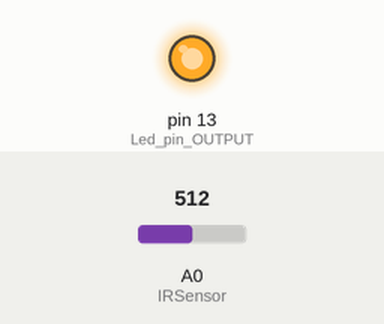
Simulated run of this sketch. Board: Arduino Uno, built with avr-gcc and run on an emulated ATmega328P. Shown: output pins drawn as LEDs (lit = HIGH). The test bench sets the inputs (shaded band); at power-on: A0 (IRSensor) = 512. What the sketch prints to the serial monitor is not drawn.

Above: at 0.2 s.
Timing chart, 0 to 1.7 s (numbered marks = the images above):
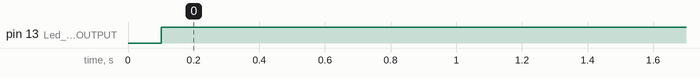

Measured:
- by itself, pin 13 (Led_pin_OUTPUT): LOW → HIGH at 0.10 s

The sketch:

temp2.ino
```cpp
int IRSensor = A0; // connect ir sensor to arduino pin 2


void setup()
{


  pinMode (IRSensor, INPUT); // sensor pin INPUT
  pinMode (LED_BUILTIN, OUTPUT); // Led pin OUTPUT
  Serial.begin(9600);
}

void loop()
{
  int statusSensor = analogRead (IRSensor);
  Serial.println(statusSensor);
  delay(100);        // delay in between reads for stability

  if (statusSensor == 1){
    digitalWrite(LED_BUILTIN, LOW); // LED LOW
  }

  else
  {
    digitalWrite(LED_BUILTIN, HIGH); // LED High
  }

}
```
